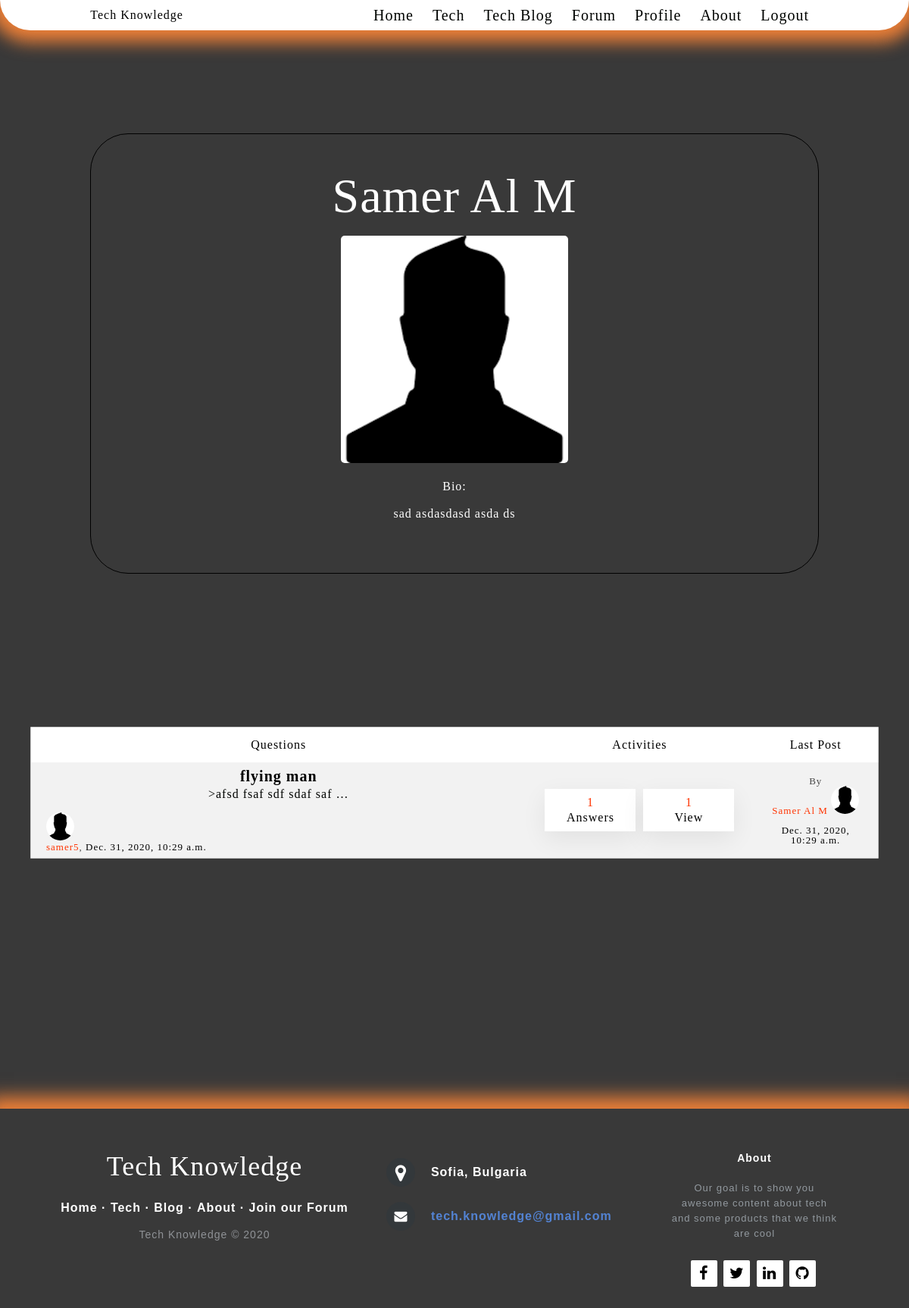
Screenshot of /user/profile/2 (signed in) with the database file from the repository.
### users/models.py (models this page shows)
class ProfileUser(models.Model):
    email = models.EmailField(blank=False, unique=True)
    name = models.CharField(max_length=10, blank=True)
    profile_pic = models.ImageField(upload_to='profile_img', default='default.png', blank=True)
    bio = models.TextField(blank=True, )
    user = models.OneToOneField(User, on_delete=models.CASCADE, related_name='profile')

### forum_app/models.py (models this page shows, shortened)
class Forum(models.Model):
    user = models.ForeignKey(User, on_delete=models.CASCADE)
    title = models.CharField(max_length=100)
    slug = models.SlugField(unique=True)
    desc = models.TextField()
    views_count = models.ManyToManyField(User, related_name='views')
    created_at = models.DateTimeField(auto_now_add=True)

class Comment(models.Model):
    user = models.ForeignKey(User, on_delete=models.CASCADE)
    forum = models.ForeignKey(Forum, on_delete=models.CASCADE)
    desc = models.TextField()
    likes = models.ManyToManyField(User, related_name='like')
    dislikes = models.ManyToManyField(User, related_name='dislike')
    created_at = models.DateTimeField(auto_now_add=True)

### users/views.py (the view)
# urls.py: path('profile/<int:pk>', ProfileView.as_view(), name='profile'),
class ProfileView(DetailView):
    @method_decorator(login_required(login_url='login user'))
    def get(self, request, *args, **kwargs):
        user = User.objects.get(pk=kwargs['pk'])
        forum = Forum.objects.filter(user=kwargs['pk'])
        return render(request, 'profile.html',
                      {'pk': request.user.id, 'user_profile': user, 'forum': forum})

### templates/profile.html (shortened to what this page needs)
{% extends 'common/site.html' %}
{% load static %}
{% block style %}
    <link rel="stylesheet" type="text/css" href="{% static 'css/forum/forum.css' %}">
{% endblock %}
{% block site_content %}
    <div class="root">
        <div class="content">
            <div class="profile">
                <h1>{{ user_profile.profile.name }}</h1>
                <img class="profile-pic" src="{{ user_profile.profile.profile_pic.url }}"
                     alt="profile image">
                <br>
                <h3>Bio:</h3>
                <p class="bio">{{ user_profile.profile.bio }}</p>
            </div>
        </div>
    </div>
    <br>
    <br>
    <table class="table table-striped table-bordered table-hover table-condensed cols-3 custom_table">
        <thead>
        <tr>
            <th scope="col">Questions</th>
            <th scope="col">Activities</th>
            <th scope="col">Last Post</th>
        </tr>
        </thead>
        <tbody>
        {% for forums in forum %}
            <tr>
                <td>
                    <a href="{% url 'forum-detail' forums.slug %}">{{ forums.title }}</a>
                    <p class="desc">>{{ forums.desc|safe|truncatewords:5 }}</p>
                    <br>
                    <small style="text-align: left;"><img
                            class="profile-min-pic" src="{{ forums.user.profile.profile_pic.url }}" alt="">
                        <br>
                        <a href="#">{{ forums.user }}</a>,
                        <span class="time_ago">{{ forums.created_at }}</span></small>
                </td>
                <td>
                    <ul class="activity_outer">
                        <li><strong>{{ forums.comment_set.count }}</strong><span>Answers</span></li>
                        <li><strong>{{ forums.views_count.count }}</strong><span>View</span></li>
                    </ul>
                </td>
                <td>
                    {% if forums.comment_set.all %}
                        <div class="last_activity">By <span
                                class="user_name">{{ forums.comment_set.last.user.profile.name }} <img
                                class="profile-min-pic" src="{{ forums.user.profile.profile_pic.url }}" alt=""></span>
                            <br>
                            <br>
                            <span class="time_ago">{{ forums.comment_set.last.created_at }}</span>
                        </div>
                    {% endif %}
                </td>
            </tr>
        {% endfor %}
        </tbody>
    </table>
{% endblock %}

### static/css/forum/forum.css (style rules this page uses)
.custom_table { padding: 0; max-width: 140vh; margin: 10px auto; border: 1px solid rgba(0, 0, 0, .2); border-collapse: collapse; background-color: white; }
.custom_table thead { color: #fff; background-color: white; }
.custom_table thead th { padding: 15px 20px; }
.custom_table tbody tr { transition: all .5s; }
.custom_table tbody tr:nth-child(odd) { background: rgba(0, 0, 0, .05) }
.custom_table tbody td { padding: 8px 20px; text-align: left; vertical-align: middle; }
.custom_table tbody td:first-child { width: 60% }
.custom_table tbody td:nth-child(2) { width: 25% }
.custom_table tbody td:nth-child(3) { width: 15%; text-align: center; }
.custom_table tbody td a { color: #000; font-size: 20px; font-weight: bold; margin-bottom: 6px; display: block; text-decoration: none; text-align: -webkit-center; }
.custom_table tbody td small, .last_activity { color: rgba(0, 0, 0, .7); font-size: 13px; display: block; text-align: center; }
.custom_table tbody td small a, .user_name { color: #ff3300; font-size: 13px; font-weight: normal; display: inline-block; margin-bottom: 0 }
.activity_outer { display: flex; margin: 0; padding: 0; justify-content: center; }
.activity_outer li { list-style: none; display: flex; flex-direction: column; align-items: center; padding: 10px 20px; background: #fff; margin: 5px; width: 50%; color: rgba(0, 0, 0, .5); min-width: 80px; -webkit-box-shadow: 0px 10px 32px 0px rgba(0, 0, 0, 0.07); -moz-box-shadow: 0px 10px 32px 0px rgba(0, 0, 0, 0.07); box-shadow: 0px 10px 32px 0px rgba(0, 0, 0, 0.07); }
.activity_outer li strong { margin-bottom: 4px; color: #ff3300 }
h1 { text-align: center; }
.forms h2, h3 { color: white !important; }
.profile { margin: auto auto 20px auto; border-radius: 50px; padding-top: 50px; padding-bottom: 50px; text-align: -webkit-center; border: 1px black solid; width: 60em; }
.profile-pic { width: 300px; padding: 20px; border-radius: 25px; }
.bio { padding: 20px; color: white; letter-spacing: 1px; }
.profile-min-pic { border-radius: 50%; width: 37px; }
.desc { color: #000300; word-break: break-word !important; text-align: center; letter-spacing: 1px; }

### static/css/common/clear.css (style rules this page uses)
html, body, div, span, applet, object, iframe, h1, h2, h3, h4, h5, h6, p, blockquote, pre, a, abbr, acronym, address, big, cite, code, del, dfn, em, img, ins, kbd, q, s, samp, small, strike, strong, sub, sup, tt, var, b, u, i, center, dl, dt, dd, ol, ul, li, fieldset, form, label, legend, table, caption, tbody, tfoot, thead, tr, th, td, article, aside, canvas, details, embed, figure, figcaption, footer, header, hgroup, menu, nav, output, ruby, section, summary, time, mark, audio, video { margin: 0; padding: 0; border: 0; color: black; font-size: 100%; font: inherit; text-decoration: none; vertical-align: baseline; }
body { line-height: 1; }
ol, ul { list-style: none; }
table { border-collapse: collapse; border-spacing: 0; }

### static/css/common/main.css (style rules this page uses)
html { scroll-behavior: smooth; }
body { background-color: #393939; letter-spacing: 1px !important; }
.content { width: fit-content; margin: 20vh auto; }
.content h1, p { color: white; text-align: center; }
.content h1 { font-size: 8vh; text-align: center; }

### rows the page displays
Forum: title "flying man", desc "afsd fsaf sdf sdaf saf …", user.profile.profile_pic (placeholder picture), user "samer5", created_at "Dec. 31, 2020, 10:29 a.m.", comment_set.count "1", views_count.count "1", comment_set.last.user.profile.name "Samer Al M", comment_set.last.created_at "Dec. 31, 2020, 10:29 a.m."

### other values shown
{{ user_profile.profile.name }} "Samer Al M"
{{ user_profile.profile.bio }} "sad asdasdasd asda ds"
